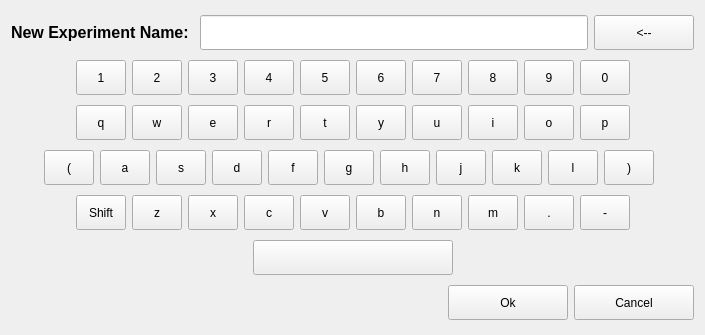
<?xml version="1.0" encoding="UTF-8"?>
<ui version="4.0">
 <class>GInputStringDialog</class>
 <widget class="QDialog" name="GInputStringDialog">
  <property name="geometry">
   <rect>
    <x>0</x>
    <y>0</y>
    <width>705</width>
    <height>335</height>
   </rect>
  </property>
  <property name="windowTitle">
   <string>Dialog</string>
  </property>
  <layout class="QVBoxLayout" name="verticalLayout">
   <item>
    <layout class="QHBoxLayout" name="horizontalLayout_6">
     <item>
      <widget class="QLabel" name="label">
       <property name="font">
        <font>
         <pointsize>12</pointsize>
         <weight>75</weight>
         <bold>true</bold>
        </font>
       </property>
       <property name="text">
        <string>New Experiment Name: </string>
       </property>
      </widget>
     </item>
     <item>
      <widget class="QLineEdit" name="lineEdit">
       <property name="minimumSize">
        <size>
         <width>0</width>
         <height>35</height>
        </size>
       </property>
      </widget>
     </item>
     <item>
      <widget class="QToolButton" name="toolButton_backspace">
       <property name="minimumSize">
        <size>
         <width>100</width>
         <height>35</height>
        </size>
       </property>
       <property name="text">
        <string>&lt;--</string>
       </property>
      </widget>
     </item>
    </layout>
   </item>
   <item>
    <layout class="QHBoxLayout" name="horizontalLayout">
     <item>
      <spacer name="horizontalSpacer_4">
       <property name="orientation">
        <enum>Qt::Horizontal</enum>
       </property>
       <property name="sizeHint" stdset="0">
        <size>
         <width>13</width>
         <height>20</height>
        </size>
       </property>
      </spacer>
     </item>
     <item>
      <widget class="QToolButton" name="toolButton_1">
       <property name="minimumSize">
        <size>
         <width>50</width>
         <height>35</height>
        </size>
       </property>
       <property name="maximumSize">
        <size>
         <width>50</width>
         <height>35</height>
        </size>
       </property>
       <property name="text">
        <string>1</string>
       </property>
       <property name="buttonValue" stdset="0">
        <string>1</string>
       </property>
      </widget>
     </item>
     <item>
      <widget class="QToolButton" name="toolButton_2">
       <property name="minimumSize">
        <size>
         <width>50</width>
         <height>35</height>
        </size>
       </property>
       <property name="maximumSize">
        <size>
         <width>50</width>
         <height>35</height>
        </size>
       </property>
       <property name="text">
        <string>2</string>
       </property>
       <property name="buttonValue" stdset="0">
        <string>2</string>
       </property>
      </widget>
     </item>
     <item>
      <widget class="QToolButton" name="toolButton_3">
       <property name="minimumSize">
        <size>
         <width>50</width>
         <height>35</height>
        </size>
       </property>
       <property name="maximumSize">
        <size>
         <width>50</width>
         <height>35</height>
        </size>
       </property>
       <property name="text">
        <string>3</string>
       </property>
       <property name="buttonValue" stdset="0">
        <string>3</string>
       </property>
      </widget>
     </item>
     <item>
      <widget class="QToolButton" name="toolButton_4">
       <property name="minimumSize">
        <size>
         <width>50</width>
         <height>35</height>
        </size>
       </property>
       <property name="maximumSize">
        <size>
         <width>50</width>
         <height>35</height>
        </size>
       </property>
       <property name="text">
        <string>4</string>
       </property>
       <property name="buttonValue" stdset="0">
        <string>4</string>
       </property>
      </widget>
     </item>
     <item>
      <widget class="QToolButton" name="toolButton_5">
       <property name="minimumSize">
        <size>
         <width>50</width>
         <height>35</height>
        </size>
       </property>
       <property name="maximumSize">
        <size>
         <width>50</width>
         <height>35</height>
        </size>
       </property>
       <property name="text">
        <string>5</string>
       </property>
       <property name="buttonValue" stdset="0">
        <string>5</string>
       </property>
      </widget>
     </item>
     <item>
      <widget class="QToolButton" name="toolButton_6">
       <property name="minimumSize">
        <size>
         <width>50</width>
         <height>35</height>
        </size>
       </property>
       <property name="maximumSize">
        <size>
         <width>50</width>
         <height>35</height>
        </size>
       </property>
       <property name="text">
        <string>6</string>
       </property>
       <property name="buttonValue" stdset="0">
        <string>6</string>
       </property>
      </widget>
     </item>
     <item>
      <widget class="QToolButton" name="toolButton_7">
       <property name="minimumSize">
        <size>
         <width>50</width>
         <height>35</height>
        </size>
       </property>
       <property name="maximumSize">
        <size>
         <width>50</width>
         <height>35</height>
        </size>
       </property>
       <property name="text">
        <string>7</string>
       </property>
       <property name="buttonValue" stdset="0">
        <string>7</string>
       </property>
      </widget>
     </item>
     <item>
      <widget class="QToolButton" name="toolButton_8">
       <property name="minimumSize">
        <size>
         <width>50</width>
         <height>35</height>
        </size>
       </property>
       <property name="maximumSize">
        <size>
         <width>50</width>
         <height>35</height>
        </size>
       </property>
       <property name="text">
        <string>8</string>
       </property>
       <property name="buttonValue" stdset="0">
        <string>8</string>
       </property>
      </widget>
     </item>
     <item>
      <widget class="QToolButton" name="toolButton_9">
       <property name="minimumSize">
        <size>
         <width>50</width>
         <height>35</height>
        </size>
       </property>
       <property name="maximumSize">
        <size>
         <width>50</width>
         <height>35</height>
        </size>
       </property>
       <property name="text">
        <string>9</string>
       </property>
       <property name="buttonValue" stdset="0">
        <string>9</string>
       </property>
      </widget>
     </item>
     <item>
      <widget class="QToolButton" name="toolButton_0">
       <property name="minimumSize">
        <size>
         <width>50</width>
         <height>35</height>
        </size>
       </property>
       <property name="maximumSize">
        <size>
         <width>50</width>
         <height>35</height>
        </size>
       </property>
       <property name="text">
        <string>0</string>
       </property>
       <property name="buttonValue" stdset="0">
        <string>0</string>
       </property>
      </widget>
     </item>
     <item>
      <spacer name="horizontalSpacer_8">
       <property name="orientation">
        <enum>Qt::Horizontal</enum>
       </property>
       <property name="sizeHint" stdset="0">
        <size>
         <width>40</width>
         <height>20</height>
        </size>
       </property>
      </spacer>
     </item>
    </layout>
   </item>
   <item>
    <layout class="QHBoxLayout" name="horizontalLayout_2">
     <item>
      <spacer name="horizontalSpacer_5">
       <property name="orientation">
        <enum>Qt::Horizontal</enum>
       </property>
       <property name="sizeHint" stdset="0">
        <size>
         <width>18</width>
         <height>20</height>
        </size>
       </property>
      </spacer>
     </item>
     <item>
      <widget class="QToolButton" name="toolButton_q">
       <property name="minimumSize">
        <size>
         <width>50</width>
         <height>35</height>
        </size>
       </property>
       <property name="maximumSize">
        <size>
         <width>50</width>
         <height>35</height>
        </size>
       </property>
       <property name="text">
        <string>q</string>
       </property>
       <property name="buttonValue" stdset="0">
        <string>q</string>
       </property>
      </widget>
     </item>
     <item>
      <widget class="QToolButton" name="toolButton_w">
       <property name="minimumSize">
        <size>
         <width>50</width>
         <height>35</height>
        </size>
       </property>
       <property name="maximumSize">
        <size>
         <width>50</width>
         <height>35</height>
        </size>
       </property>
       <property name="text">
        <string>w</string>
       </property>
       <property name="buttonValue" stdset="0">
        <string>w</string>
       </property>
      </widget>
     </item>
     <item>
      <widget class="QToolButton" name="toolButton_e">
       <property name="minimumSize">
        <size>
         <width>50</width>
         <height>35</height>
        </size>
       </property>
       <property name="maximumSize">
        <size>
         <width>50</width>
         <height>35</height>
        </size>
       </property>
       <property name="text">
        <string>e</string>
       </property>
       <property name="buttonValue" stdset="0">
        <string>e</string>
       </property>
      </widget>
     </item>
     <item>
      <widget class="QToolButton" name="toolButton_r">
       <property name="minimumSize">
        <size>
         <width>50</width>
         <height>35</height>
        </size>
       </property>
       <property name="maximumSize">
        <size>
         <width>50</width>
         <height>35</height>
        </size>
       </property>
       <property name="text">
        <string>r</string>
       </property>
       <property name="buttonValue" stdset="0">
        <string>r</string>
       </property>
      </widget>
     </item>
     <item>
      <widget class="QToolButton" name="toolButton_t">
       <property name="minimumSize">
        <size>
         <width>50</width>
         <height>35</height>
        </size>
       </property>
       <property name="maximumSize">
        <size>
         <width>50</width>
         <height>35</height>
        </size>
       </property>
       <property name="text">
        <string>t</string>
       </property>
       <property name="buttonValue" stdset="0">
        <string>t</string>
       </property>
      </widget>
     </item>
     <item>
      <widget class="QToolButton" name="toolButton_y">
       <property name="minimumSize">
        <size>
         <width>50</width>
         <height>35</height>
        </size>
       </property>
       <property name="maximumSize">
        <size>
         <width>50</width>
         <height>35</height>
        </size>
       </property>
       <property name="text">
        <string>y</string>
       </property>
       <property name="buttonValue" stdset="0">
        <string>y</string>
       </property>
      </widget>
     </item>
     <item>
      <widget class="QToolButton" name="toolButton_u">
       <property name="minimumSize">
        <size>
         <width>50</width>
         <height>35</height>
        </size>
       </property>
       <property name="maximumSize">
        <size>
         <width>50</width>
         <height>35</height>
        </size>
       </property>
       <property name="text">
        <string>u</string>
       </property>
       <property name="buttonValue" stdset="0">
        <string>u</string>
       </property>
      </widget>
     </item>
     <item>
      <widget class="QToolButton" name="toolButton_i">
       <property name="minimumSize">
        <size>
         <width>50</width>
         <height>35</height>
        </size>
       </property>
       <property name="maximumSize">
        <size>
         <width>50</width>
         <height>35</height>
        </size>
       </property>
       <property name="text">
        <string>i</string>
       </property>
       <property name="buttonValue" stdset="0">
        <string>i</string>
       </property>
      </widget>
     </item>
     <item>
      <widget class="QToolButton" name="toolButton_o">
       <property name="minimumSize">
        <size>
         <width>50</width>
         <height>35</height>
        </size>
       </property>
       <property name="maximumSize">
        <size>
         <width>50</width>
         <height>35</height>
        </size>
       </property>
       <property name="text">
        <string>o</string>
       </property>
       <property name="buttonValue" stdset="0">
        <string>o</string>
       </property>
      </widget>
     </item>
     <item>
      <widget class="QToolButton" name="toolButton_p">
       <property name="minimumSize">
        <size>
         <width>50</width>
         <height>35</height>
        </size>
       </property>
       <property name="maximumSize">
        <size>
         <width>50</width>
         <height>35</height>
        </size>
       </property>
       <property name="text">
        <string>p</string>
       </property>
       <property name="buttonValue" stdset="0">
        <string>p</string>
       </property>
      </widget>
     </item>
     <item>
      <spacer name="horizontalSpacer_9">
       <property name="orientation">
        <enum>Qt::Horizontal</enum>
       </property>
       <property name="sizeHint" stdset="0">
        <size>
         <width>40</width>
         <height>20</height>
        </size>
       </property>
      </spacer>
     </item>
    </layout>
   </item>
   <item>
    <layout class="QHBoxLayout" name="horizontalLayout_3">
     <item>
      <spacer name="horizontalSpacer_6">
       <property name="orientation">
        <enum>Qt::Horizontal</enum>
       </property>
       <property name="sizeHint" stdset="0">
        <size>
         <width>13</width>
         <height>20</height>
        </size>
       </property>
      </spacer>
     </item>
     <item>
      <widget class="QToolButton" name="toolButton_leftBracket">
       <property name="minimumSize">
        <size>
         <width>50</width>
         <height>35</height>
        </size>
       </property>
       <property name="maximumSize">
        <size>
         <width>50</width>
         <height>35</height>
        </size>
       </property>
       <property name="text">
        <string>(</string>
       </property>
       <property name="buttonValue" stdset="0">
        <string>(</string>
       </property>
      </widget>
     </item>
     <item>
      <widget class="QToolButton" name="toolButton_a">
       <property name="minimumSize">
        <size>
         <width>50</width>
         <height>35</height>
        </size>
       </property>
       <property name="maximumSize">
        <size>
         <width>50</width>
         <height>35</height>
        </size>
       </property>
       <property name="text">
        <string>a</string>
       </property>
       <property name="buttonValue" stdset="0">
        <string>a</string>
       </property>
      </widget>
     </item>
     <item>
      <widget class="QToolButton" name="toolButton_s">
       <property name="minimumSize">
        <size>
         <width>50</width>
         <height>35</height>
        </size>
       </property>
       <property name="maximumSize">
        <size>
         <width>50</width>
         <height>35</height>
        </size>
       </property>
       <property name="text">
        <string>s</string>
       </property>
       <property name="buttonValue" stdset="0">
        <string>s</string>
       </property>
      </widget>
     </item>
     <item>
      <widget class="QToolButton" name="toolButton_d">
       <property name="minimumSize">
        <size>
         <width>50</width>
         <height>35</height>
        </size>
       </property>
       <property name="maximumSize">
        <size>
         <width>50</width>
         <height>35</height>
        </size>
       </property>
       <property name="text">
        <string>d</string>
       </property>
       <property name="buttonValue" stdset="0">
        <string>d</string>
       </property>
      </widget>
     </item>
     <item>
      <widget class="QToolButton" name="toolButton_f">
       <property name="minimumSize">
        <size>
         <width>50</width>
         <height>35</height>
        </size>
       </property>
       <property name="maximumSize">
        <size>
         <width>50</width>
         <height>35</height>
        </size>
       </property>
       <property name="text">
        <string>f</string>
       </property>
       <property name="buttonValue" stdset="0">
        <string>f</string>
       </property>
      </widget>
     </item>
     <item>
      <widget class="QToolButton" name="toolButton_g">
       <property name="minimumSize">
        <size>
         <width>50</width>
         <height>35</height>
        </size>
       </property>
       <property name="maximumSize">
        <size>
         <width>50</width>
         <height>35</height>
        </size>
       </property>
       <property name="text">
        <string>g</string>
       </property>
       <property name="buttonValue" stdset="0">
        <string>g</string>
       </property>
      </widget>
     </item>
     <item>
      <widget class="QToolButton" name="toolButton_h">
       <property name="minimumSize">
        <size>
         <width>50</width>
         <height>35</height>
        </size>
       </property>
       <property name="maximumSize">
        <size>
         <width>50</width>
         <height>35</height>
        </size>
       </property>
       <property name="text">
        <string>h</string>
       </property>
       <property name="buttonValue" stdset="0">
        <string>h</string>
       </property>
      </widget>
     </item>
     <item>
      <widget class="QToolButton" name="toolButton_j">
       <property name="minimumSize">
        <size>
         <width>50</width>
         <height>35</height>
        </size>
       </property>
       <property name="maximumSize">
        <size>
         <width>50</width>
         <height>35</height>
        </size>
       </property>
       <property name="text">
        <string>j</string>
       </property>
       <property name="buttonValue" stdset="0">
        <string>j</string>
       </property>
      </widget>
     </item>
     <item>
      <widget class="QToolButton" name="toolButton_k">
       <property name="minimumSize">
        <size>
         <width>50</width>
         <height>35</height>
        </size>
       </property>
       <property name="maximumSize">
        <size>
         <width>50</width>
         <height>35</height>
        </size>
       </property>
       <property name="text">
        <string>k</string>
       </property>
       <property name="buttonValue" stdset="0">
        <string>k</string>
       </property>
      </widget>
     </item>
     <item>
      <widget class="QToolButton" name="toolButton_l">
       <property name="minimumSize">
        <size>
         <width>50</width>
         <height>35</height>
        </size>
       </property>
       <property name="maximumSize">
        <size>
         <width>50</width>
         <height>35</height>
        </size>
       </property>
       <property name="text">
        <string>l</string>
       </property>
       <property name="buttonValue" stdset="0">
        <string>l</string>
       </property>
      </widget>
     </item>
     <item>
      <widget class="QToolButton" name="toolButton_rightBracket">
       <property name="minimumSize">
        <size>
         <width>50</width>
         <height>35</height>
        </size>
       </property>
       <property name="maximumSize">
        <size>
         <width>50</width>
         <height>35</height>
        </size>
       </property>
       <property name="text">
        <string>)</string>
       </property>
       <property name="buttonValue" stdset="0">
        <string>)</string>
       </property>
      </widget>
     </item>
     <item>
      <spacer name="horizontalSpacer_10">
       <property name="orientation">
        <enum>Qt::Horizontal</enum>
       </property>
       <property name="sizeHint" stdset="0">
        <size>
         <width>40</width>
         <height>20</height>
        </size>
       </property>
      </spacer>
     </item>
    </layout>
   </item>
   <item>
    <layout class="QHBoxLayout" name="horizontalLayout_4">
     <item>
      <spacer name="horizontalSpacer_7">
       <property name="orientation">
        <enum>Qt::Horizontal</enum>
       </property>
       <property name="sizeHint" stdset="0">
        <size>
         <width>40</width>
         <height>20</height>
        </size>
       </property>
      </spacer>
     </item>
     <item>
      <widget class="QToolButton" name="toolButton_shift">
       <property name="minimumSize">
        <size>
         <width>50</width>
         <height>35</height>
        </size>
       </property>
       <property name="maximumSize">
        <size>
         <width>50</width>
         <height>35</height>
        </size>
       </property>
       <property name="text">
        <string>Shift</string>
       </property>
       <property name="checkable">
        <bool>true</bool>
       </property>
      </widget>
     </item>
     <item>
      <widget class="QToolButton" name="toolButton_z">
       <property name="minimumSize">
        <size>
         <width>50</width>
         <height>35</height>
        </size>
       </property>
       <property name="maximumSize">
        <size>
         <width>50</width>
         <height>35</height>
        </size>
       </property>
       <property name="text">
        <string>z</string>
       </property>
       <property name="buttonValue" stdset="0">
        <string>z</string>
       </property>
      </widget>
     </item>
     <item>
      <widget class="QToolButton" name="toolButton_x">
       <property name="minimumSize">
        <size>
         <width>50</width>
         <height>35</height>
        </size>
       </property>
       <property name="maximumSize">
        <size>
         <width>50</width>
         <height>35</height>
        </size>
       </property>
       <property name="text">
        <string>x</string>
       </property>
       <property name="buttonValue" stdset="0">
        <string>x</string>
       </property>
      </widget>
     </item>
     <item>
      <widget class="QToolButton" name="toolButton_c">
       <property name="minimumSize">
        <size>
         <width>50</width>
         <height>35</height>
        </size>
       </property>
       <property name="maximumSize">
        <size>
         <width>50</width>
         <height>35</height>
        </size>
       </property>
       <property name="text">
        <string>c</string>
       </property>
       <property name="buttonValue" stdset="0">
        <string>c</string>
       </property>
      </widget>
     </item>
     <item>
      <widget class="QToolButton" name="toolButton_v">
       <property name="minimumSize">
        <size>
         <width>50</width>
         <height>35</height>
        </size>
       </property>
       <property name="maximumSize">
        <size>
         <width>50</width>
         <height>35</height>
        </size>
       </property>
       <property name="text">
        <string>v</string>
       </property>
       <property name="buttonValue" stdset="0">
        <string>v</string>
       </property>
      </widget>
     </item>
     <item>
      <widget class="QToolButton" name="toolButton_b">
       <property name="minimumSize">
        <size>
         <width>50</width>
         <height>35</height>
        </size>
       </property>
       <property name="maximumSize">
        <size>
         <width>50</width>
         <height>35</height>
        </size>
       </property>
       <property name="text">
        <string>b</string>
       </property>
       <property name="buttonValue" stdset="0">
        <string>b</string>
       </property>
      </widget>
     </item>
     <item>
      <widget class="QToolButton" name="toolButton_n">
       <property name="minimumSize">
        <size>
         <width>50</width>
         <height>35</height>
        </size>
       </property>
       <property name="maximumSize">
        <size>
         <width>50</width>
         <height>35</height>
        </size>
       </property>
       <property name="text">
        <string>n</string>
       </property>
       <property name="buttonValue" stdset="0">
        <string>n</string>
       </property>
      </widget>
     </item>
     <item>
      <widget class="QToolButton" name="toolButton_m">
       <property name="minimumSize">
        <size>
         <width>50</width>
         <height>35</height>
        </size>
       </property>
       <property name="maximumSize">
        <size>
         <width>50</width>
         <height>35</height>
        </size>
       </property>
       <property name="text">
        <string>m</string>
       </property>
       <property name="buttonValue" stdset="0">
        <string>m</string>
       </property>
      </widget>
     </item>
     <item>
      <widget class="QToolButton" name="toolButton_dot">
       <property name="minimumSize">
        <size>
         <width>50</width>
         <height>35</height>
        </size>
       </property>
       <property name="maximumSize">
        <size>
         <width>50</width>
         <height>35</height>
        </size>
       </property>
       <property name="text">
        <string>.</string>
       </property>
       <property name="buttonValue" stdset="0">
        <string>.</string>
       </property>
      </widget>
     </item>
     <item>
      <widget class="QToolButton" name="toolButton_rod">
       <property name="minimumSize">
        <size>
         <width>50</width>
         <height>35</height>
        </size>
       </property>
       <property name="maximumSize">
        <size>
         <width>50</width>
         <height>35</height>
        </size>
       </property>
       <property name="text">
        <string>-</string>
       </property>
       <property name="buttonValue" stdset="0">
        <string>-</string>
       </property>
      </widget>
     </item>
     <item>
      <spacer name="horizontalSpacer_11">
       <property name="orientation">
        <enum>Qt::Horizontal</enum>
       </property>
       <property name="sizeHint" stdset="0">
        <size>
         <width>40</width>
         <height>20</height>
        </size>
       </property>
      </spacer>
     </item>
    </layout>
   </item>
   <item>
    <layout class="QHBoxLayout" name="horizontalLayout_7">
     <item>
      <spacer name="horizontalSpacer_2">
       <property name="orientation">
        <enum>Qt::Horizontal</enum>
       </property>
       <property name="sizeHint" stdset="0">
        <size>
         <width>40</width>
         <height>20</height>
        </size>
       </property>
      </spacer>
     </item>
     <item>
      <widget class="QToolButton" name="toolButton_blank">
       <property name="minimumSize">
        <size>
         <width>200</width>
         <height>35</height>
        </size>
       </property>
       <property name="maximumSize">
        <size>
         <width>200</width>
         <height>35</height>
        </size>
       </property>
       <property name="text">
        <string/>
       </property>
       <property name="buttonValue" stdset="0">
        <string/>
       </property>
      </widget>
     </item>
     <item>
      <spacer name="horizontalSpacer_3">
       <property name="orientation">
        <enum>Qt::Horizontal</enum>
       </property>
       <property name="sizeHint" stdset="0">
        <size>
         <width>40</width>
         <height>20</height>
        </size>
       </property>
      </spacer>
     </item>
    </layout>
   </item>
   <item>
    <layout class="QHBoxLayout" name="horizontalLayout_5">
     <item>
      <spacer name="horizontalSpacer">
       <property name="orientation">
        <enum>Qt::Horizontal</enum>
       </property>
       <property name="sizeHint" stdset="0">
        <size>
         <width>40</width>
         <height>20</height>
        </size>
       </property>
      </spacer>
     </item>
     <item>
      <widget class="QToolButton" name="buttonOk">
       <property name="minimumSize">
        <size>
         <width>120</width>
         <height>35</height>
        </size>
       </property>
       <property name="text">
        <string>Ok</string>
       </property>
      </widget>
     </item>
     <item>
      <widget class="QToolButton" name="buttonCancel">
       <property name="minimumSize">
        <size>
         <width>120</width>
         <height>35</height>
        </size>
       </property>
       <property name="text">
        <string>Cancel</string>
       </property>
      </widget>
     </item>
    </layout>
   </item>
  </layout>
 </widget>
 <resources/>
 <connections/>
</ui>
